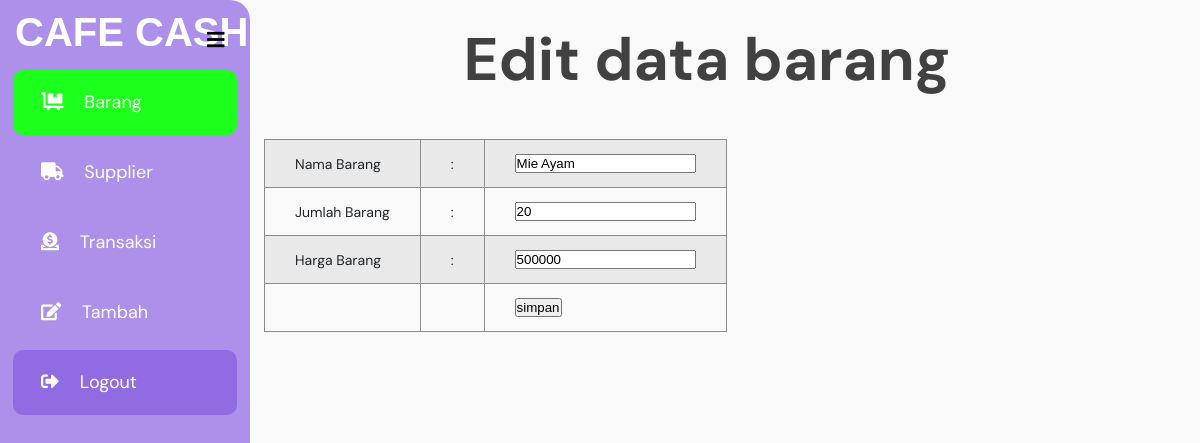
The app's page /edit_barang.php?ID_Barang=1001 with its own data.
### tables this page shows
CREATE TABLE `barang` (
  `ID_Barang` int(50) NOT NULL,
  `Nama_Barang` varchar(100) NOT NULL,
  `Jumlah_Barang` int(50) NOT NULL,
  `Harga_Barang` int(50) NOT NULL
);

### edit_barang.php (the view, shortened to what this page needs)
<!DOCTYPE html>
<html lang="en">
<head>
  <link rel="stylesheet" href="css/menuadmin.css" />
  <link rel="stylesheet" href="https://cdnjs.cloudflare.com/ajax/libs/font-awesome/5.14.0/css/all.min.css" />
</head>
<body>
  <?php
  include 'koneksi.php';
  $edit_data = mysqli_query($conn, "SELECT * FROM barang WHERE ID_Barang = '" . $_GET['ID_Barang'] . "'");
  $result = mysqli_fetch_array($edit_data);
  ?>
  <main>
    <label for="check">
      <i class="fas fa-bars" id="btn"></i>
    </label>
    <div class="sidebar">
      <div class="top">CAFE CASH</div>
      <ul>
        <li>
          <a style="background-color: #1dff1d" href="barang.php"><i class="fas fa-dolly-flatbed"></i> Barang</a>
        </li>
        <li>
          <a href="supplier.php"><i class="fas fa-truck"></i> Supplier</a>
        </li>
        <li>
          <a href="transaksi.php"><i class="fas fa-donate"></i> Transaksi</a>
        </li>
        <li>
          <a href="tambah.php"><i class="fas fa-edit"></i> Tambah</a>
        </li>
        <li>
          <a style="background-color: #916be1" href="admin.php"><i class="fas fa-sign-out-alt"></i> Logout</a>
        </li>
      </ul>
    </div>
    <section>
      <h1>Edit data barang</h1>
      <form action="" method="POST">
        <table>
          <tr>
            <td>Nama Barang</td>
            <td>:</td>
            <td><input type="text" name="Nama_Barang" placeholder="Nama Barang" value="<?php echo $result['Nama_Barang'] ?>" required></td>
          </tr>
          <tr>
            <td>Jumlah Barang</td>
            <td>:</td>
            <td><input type="text" name="Jumlah_Barang" placeholder="Jumlah Barang" value="<?php echo $result['Jumlah_Barang'] ?>" required></td>
          </tr>
          <tr>
            <td>Harga Barang</td>
            <td>:</td>
            <td><input type="text" name="Harga_Barang" placeholder="Harga Barang" value="<?php echo $result['Harga_Barang'] ?>" required></td>
          </tr>
          <tr>
            <td></td>
            <td></td>
            <td><input type="submit" name="simpan" value="simpan"></td>
          </tr>
        </table>
      </form>
    </section>
  </main>
</body>
</html>

### css/menuadmin.css (style rules this page uses)
* { margin: 0; padding: 0; list-style: none; text-decoration: none; }
body { font-family: "DM Sans", sans-serif; font-size: 1rem; color: #212529; -webkit-text-size-adjust: 100%; -webkit-tap-highlight-color: transparent; background-color: #f9f9f9; }
main { display: flex; flex-wrap: nowrap; height: -webkit-fill-availeble; max-height: 100vh; overflow-x: auto; overflow-y: hidden; }
.sidebar { position: fixed; left: 0px; width: 250px; height: 100%; background: #ad90e9; border-radius: 0px 20px 20px 0px; transition: all 0.1s cubic-bezier(0, 0, 0, 0.81); overflow: hidden; }
.sidebar .top { font-family: "ubuntu", sans-serif; font-size: 40px; font-weight: 900; color: #fff; margin-top: 10px; margin-left: 15px; transition: all 0.1s cubic-bezier(0, 0, 0, 0.81); }
ul { margin-top: 15px; }
ul li { margin-top: 5px; padding: 0px 13px; transition: all 0.1s cubic-bezier(0, 0, 0, 0.81); }
.sidebar ul a { display: block; height: 100%; width: 100%; line-height: 65px; font-size: 18px; color: rgb(255, 255, 255); padding-left: 28px; box-sizing: border-box; border-radius: 10px; transition: all 0.4s cubic-bezier(0, 0, 0, 0.81); }
.sidebar ul a i { margin-right: 16px; }
label #btn { fill: #a2a2a2; position: absolute; margin-left: 3px; margin-top: 1px; cursor: pointer; border-radius: 3px; }
label #btn { z-index: 1111; left: 195px; top: 25px; font-size: 20px; color: #000000; padding: 4px 9px; transition: all 0.1s cubic-bezier(0, 0, 0, 0.81); }
section { height: 100vh; width: 100%; transition: all 0.1s; margin-left: -0px; }
section h1 { text-align: center; padding-top: 20px; font-size: 60px; color: #414141; margin-left: 200px; margin-bottom: 40px; }
table { position: relative; margin-left: 250px; margin-top: 20px; border-collapse: collapse; border-radius: 20px; z-index: 10; }
tr, td, th { font-size: 14px; padding: 14px 30px; border: 0.1px solid #8b8b8b; }
tr:nth-child(odd) { background-color: #e9e9e9; }

### records on screen
barang: Nama_Barang "Mie Ayam", Jumlah_Barang "20", Harga_Barang "500000"
